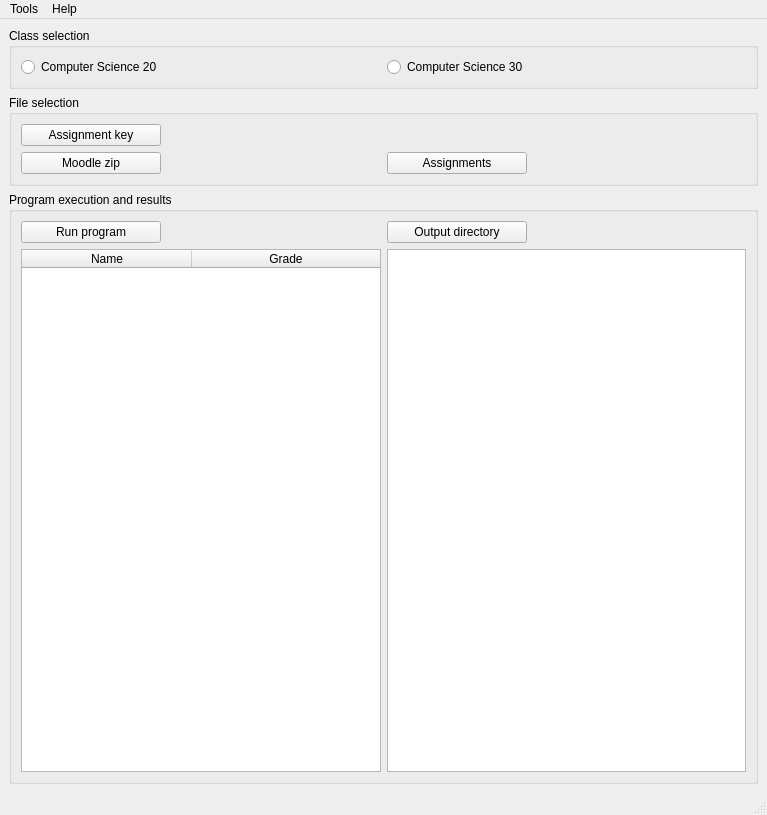
<?xml version="1.0" encoding="UTF-8"?>
<ui version="4.0">
 <class>MainWindow</class>
 <widget class="QMainWindow" name="MainWindow">
  <property name="geometry">
   <rect>
    <x>0</x>
    <y>0</y>
    <width>767</width>
    <height>815</height>
   </rect>
  </property>
  <property name="windowTitle">
   <string>PyAutoMark</string>
  </property>
  <property name="windowIcon">
   <iconset>
    <selectedon>../../../Application/icon.ico</selectedon>
   </iconset>
  </property>
  <widget class="QWidget" name="centralwidget">
   <layout class="QVBoxLayout" name="verticalLayout">
    <item>
     <widget class="QGroupBox" name="groupBox1">
      <property name="title">
       <string>Class selection</string>
      </property>
      <layout class="QHBoxLayout" name="horizontalLayout">
       <item>
        <widget class="QRadioButton" name="radioButton1">
         <property name="statusTip">
          <string>PyAutoMark will save previously accessed directories specific to Computer Science 20.</string>
         </property>
         <property name="text">
          <string>Computer Science 20</string>
         </property>
        </widget>
       </item>
       <item>
        <widget class="QRadioButton" name="radioButton2">
         <property name="statusTip">
          <string>PyAutoMark will save previously accessed directories specific to Computer Science 30.</string>
         </property>
         <property name="text">
          <string>Computer Science 30</string>
         </property>
        </widget>
       </item>
      </layout>
     </widget>
    </item>
    <item>
     <widget class="QGroupBox" name="groupBox2">
      <property name="title">
       <string>File selection</string>
      </property>
      <layout class="QGridLayout" name="gridLayout">
       <item row="1" column="1">
        <widget class="QLabel" name="label2">
         <property name="cursor">
          <cursorShape>IBeamCursor</cursorShape>
         </property>
         <property name="text">
          <string/>
         </property>
         <property name="wordWrap">
          <bool>true</bool>
         </property>
         <property name="textInteractionFlags">
          <set>Qt::LinksAccessibleByMouse|Qt::TextSelectableByMouse</set>
         </property>
        </widget>
       </item>
       <item row="1" column="2">
        <widget class="QPushButton" name="button3">
         <property name="sizePolicy">
          <sizepolicy hsizetype="Fixed" vsizetype="Fixed">
           <horstretch>0</horstretch>
           <verstretch>0</verstretch>
          </sizepolicy>
         </property>
         <property name="maximumSize">
          <size>
           <width>140</width>
           <height>16777215</height>
          </size>
         </property>
         <property name="statusTip">
          <string>Manually select individual zip file submissions for marking.</string>
         </property>
         <property name="text">
          <string>Assignments</string>
         </property>
        </widget>
       </item>
       <item row="0" column="1">
        <widget class="QLabel" name="label1">
         <property name="cursor">
          <cursorShape>IBeamCursor</cursorShape>
         </property>
         <property name="text">
          <string/>
         </property>
         <property name="wordWrap">
          <bool>true</bool>
         </property>
         <property name="textInteractionFlags">
          <set>Qt::LinksAccessibleByMouse|Qt::TextSelectableByMouse</set>
         </property>
        </widget>
       </item>
       <item row="1" column="3">
        <widget class="QLabel" name="label3">
         <property name="cursor">
          <cursorShape>IBeamCursor</cursorShape>
         </property>
         <property name="text">
          <string/>
         </property>
         <property name="wordWrap">
          <bool>true</bool>
         </property>
         <property name="textInteractionFlags">
          <set>Qt::LinksAccessibleByMouse|Qt::TextSelectableByMouse</set>
         </property>
        </widget>
       </item>
       <item row="0" column="0">
        <widget class="QPushButton" name="button1">
         <property name="sizePolicy">
          <sizepolicy hsizetype="Fixed" vsizetype="Fixed">
           <horstretch>0</horstretch>
           <verstretch>0</verstretch>
          </sizepolicy>
         </property>
         <property name="minimumSize">
          <size>
           <width>0</width>
           <height>0</height>
          </size>
         </property>
         <property name="maximumSize">
          <size>
           <width>140</width>
           <height>16777215</height>
          </size>
         </property>
         <property name="statusTip">
          <string>Select the desired assignment key .py file.</string>
         </property>
         <property name="text">
          <string>Assignment key</string>
         </property>
        </widget>
       </item>
       <item row="1" column="0">
        <widget class="QPushButton" name="button2">
         <property name="sizePolicy">
          <sizepolicy hsizetype="Fixed" vsizetype="Fixed">
           <horstretch>0</horstretch>
           <verstretch>0</verstretch>
          </sizepolicy>
         </property>
         <property name="maximumSize">
          <size>
           <width>140</width>
           <height>16777215</height>
          </size>
         </property>
         <property name="statusTip">
          <string>Select the Moodle zip file containing all submissions for marking.</string>
         </property>
         <property name="text">
          <string>Moodle zip</string>
         </property>
        </widget>
       </item>
      </layout>
     </widget>
    </item>
    <item>
     <widget class="QGroupBox" name="groupBox3">
      <property name="title">
       <string>Program execution and results</string>
      </property>
      <layout class="QGridLayout" name="gridLayout_2">
       <item row="1" column="1">
        <widget class="QListWidget" name="list1">
         <property name="sizePolicy">
          <sizepolicy hsizetype="Expanding" vsizetype="Expanding">
           <horstretch>0</horstretch>
           <verstretch>0</verstretch>
          </sizepolicy>
         </property>
         <property name="selectionMode">
          <enum>QAbstractItemView::ExtendedSelection</enum>
         </property>
        </widget>
       </item>
       <item row="0" column="0">
        <widget class="QPushButton" name="button4">
         <property name="sizePolicy">
          <sizepolicy hsizetype="Fixed" vsizetype="Fixed">
           <horstretch>0</horstretch>
           <verstretch>0</verstretch>
          </sizepolicy>
         </property>
         <property name="maximumSize">
          <size>
           <width>140</width>
           <height>16777215</height>
          </size>
         </property>
         <property name="statusTip">
          <string>Initiates the auto-marking process.</string>
         </property>
         <property name="text">
          <string>Run program</string>
         </property>
        </widget>
       </item>
       <item row="0" column="1">
        <widget class="QPushButton" name="button6">
         <property name="sizePolicy">
          <sizepolicy hsizetype="Fixed" vsizetype="Fixed">
           <horstretch>0</horstretch>
           <verstretch>0</verstretch>
          </sizepolicy>
         </property>
         <property name="maximumSize">
          <size>
           <width>140</width>
           <height>16777215</height>
          </size>
         </property>
         <property name="statusTip">
          <string>Opens the directory that contains the feedback text files.</string>
         </property>
         <property name="text">
          <string>Output directory</string>
         </property>
        </widget>
       </item>
       <item row="1" column="0">
        <widget class="QTableWidget" name="table1">
         <property name="sizePolicy">
          <sizepolicy hsizetype="Expanding" vsizetype="Expanding">
           <horstretch>0</horstretch>
           <verstretch>0</verstretch>
          </sizepolicy>
         </property>
         <property name="minimumSize">
          <size>
           <width>0</width>
           <height>0</height>
          </size>
         </property>
         <property name="lineWidth">
          <number>1</number>
         </property>
         <property name="sizeAdjustPolicy">
          <enum>QAbstractScrollArea::AdjustIgnored</enum>
         </property>
         <property name="editTriggers">
          <set>QAbstractItemView::NoEditTriggers</set>
         </property>
         <property name="dragDropOverwriteMode">
          <bool>false</bool>
         </property>
         <property name="selectionMode">
          <enum>QAbstractItemView::NoSelection</enum>
         </property>
         <property name="sortingEnabled">
          <bool>true</bool>
         </property>
         <attribute name="horizontalHeaderVisible">
          <bool>true</bool>
         </attribute>
         <attribute name="horizontalHeaderCascadingSectionResizes">
          <bool>false</bool>
         </attribute>
         <attribute name="horizontalHeaderDefaultSectionSize">
          <number>170</number>
         </attribute>
         <attribute name="horizontalHeaderStretchLastSection">
          <bool>true</bool>
         </attribute>
         <attribute name="verticalHeaderVisible">
          <bool>true</bool>
         </attribute>
         <attribute name="verticalHeaderCascadingSectionResizes">
          <bool>false</bool>
         </attribute>
         <attribute name="verticalHeaderHighlightSections">
          <bool>true</bool>
         </attribute>
         <attribute name="verticalHeaderShowSortIndicator" stdset="0">
          <bool>false</bool>
         </attribute>
         <attribute name="verticalHeaderStretchLastSection">
          <bool>false</bool>
         </attribute>
         <column>
          <property name="text">
           <string>Name</string>
          </property>
         </column>
         <column>
          <property name="text">
           <string>Grade</string>
          </property>
         </column>
        </widget>
       </item>
      </layout>
     </widget>
    </item>
   </layout>
  </widget>
  <widget class="QMenuBar" name="menubar">
   <property name="geometry">
    <rect>
     <x>0</x>
     <y>0</y>
     <width>767</width>
     <height>21</height>
    </rect>
   </property>
   <widget class="QMenu" name="menuHelp">
    <property name="title">
     <string>Help</string>
    </property>
    <addaction name="actionDocumentation_PDF"/>
   </widget>
   <widget class="QMenu" name="menuTools">
    <property name="title">
     <string>Tools</string>
    </property>
    <addaction name="actionClear"/>
    <addaction name="actionReset"/>
   </widget>
   <addaction name="menuTools"/>
   <addaction name="menuHelp"/>
  </widget>
  <widget class="QStatusBar" name="statusbar"/>
  <action name="actionDocumentation_PDF">
   <property name="text">
    <string>Documentation (PDF)</string>
   </property>
  </action>
  <action name="actionMoodle">
   <property name="text">
    <string>Process Moodle zip</string>
   </property>
   <property name="statusTip">
    <string/>
   </property>
  </action>
  <action name="actionClear">
   <property name="text">
    <string>Clear results</string>
   </property>
  </action>
  <action name="actionReset">
   <property name="text">
    <string>Reset all</string>
   </property>
  </action>
 </widget>
 <resources/>
 <connections/>
</ui>
